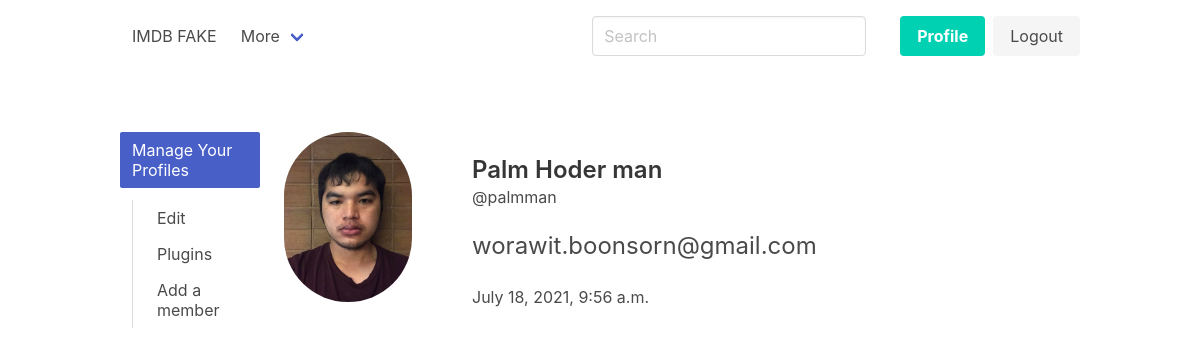
Screenshot of /users/profiles/ (signed in) with the database file from the repository.
### users/models.py (models this page shows, shortened)
class Profile(models.Model):
    user = models.OneToOneField(User, on_delete=models.CASCADE, null=True, blank=True)
    name = models.CharField(max_length=150, null=True, blank=True)
    username = models.CharField(max_length=150, null=True, blank=True)
    email = models.EmailField(max_length=300, null=True, blank=True)
    profile_image = models.ImageField(null=True, blank=True, upload_to='profiles/', default='profiles/user-default.png')
    created = models.DateTimeField(auto_now_add=True)

### users/views.py (the view)
# urls.py: path('profiles/', views.profiles, name='profiles'),
@login_required(login_url='login')
def profiles(request):
    profile = request.user.profile
    context = {
        'profile': profile,
    }
    return render(request, 'users/profiles.html', context)

### templates/users/profiles.html
{% extends 'base.html' %}
{% block content %}
{% include 'includes/navbar.html' %}
<div class="container">
    <div class="columns is-mobile mt-6">
        <div class="column is-2">
            <aside class="menu">
                <ul class="menu-list">
                  <li>
                    <a class="is-active">Manage Your Profiles</a>
                    <ul>
                      <li><a href="{% url 'edit_profile' %}">Edit</a></li>
                      <li><a>Plugins</a></li>
                      <li><a>Add a member</a></li>
                    </ul>
                  </li>
                </ul>
            </aside>
        </div>
        <div class="column is-2">
            <figure class="image is-128x128">
                <img class="is-rounded" src="{{profile.profile_image.url}}">
            </figure>
        </div>
        <div class="column is-8">
            <div class="card-content">
                <div class="media">
                  <div class="media-content">
                    <p class="title is-4">{{profile.name}}</p>
                    <p class="subtitle is-6">@{{profile.username}}</p>
                    <p class="subtitle is-4">{{profile.email}}</p>
                  </div>
                </div>
                <br>
                <div class="content">
                    {{profile.created}}
                </div>
            </div>
        </div>
    </div>
</div>
{% endblock content %}

### rows the page displays
Profile: profile_image (picture), name "Palm Hoder man", username "palmman", email "worawit.boonsorn@gmail.com", created "July 18, 2021, 9:56 a.m."
